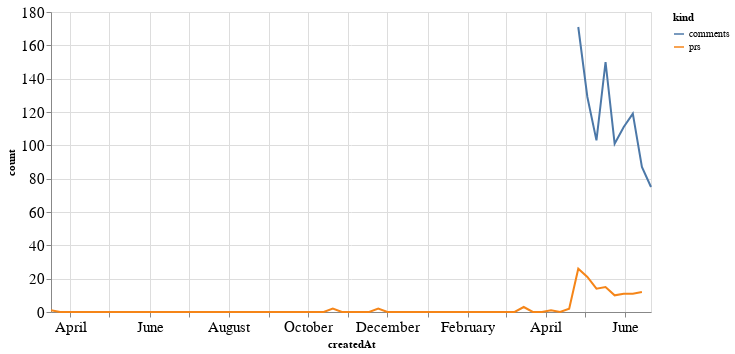

Notebook code for this chart:
### Code cell
alt.Chart(total_time, width=600).mark_line().encode(
    x='createdAt',
    y='count',
    color='kind'
)

### Figure 1 — Vega-Lite specification as saved in the notebook (floating-point values rounded to 4 significant figures; data arrays with more than 128 entries replaced by an {"elided": "..."} marker saying what was removed)
{"config": {"axisLeft": {"labelFontSize": 15}, "axisBottom": {"labelFontSize": 15}}, "data": {"name": "data-94f3c7d8a4ad445bc47b311dd503f8c3"}, "mark": "line", "encoding": {"color": {"type": "nominal", "field": "kind"}, "x": {"type": "temporal", "field": "createdAt"}, "y": {"type": "quantitative", "field": "count"}}, "width": 600, "$schema": "https://vega.github.io/schema/vega-lite/v4.8.1.json", "datasets": {"data-94f3c7d8a4ad445bc47b311dd503f8c3": {"elided": "134 records"}}}
